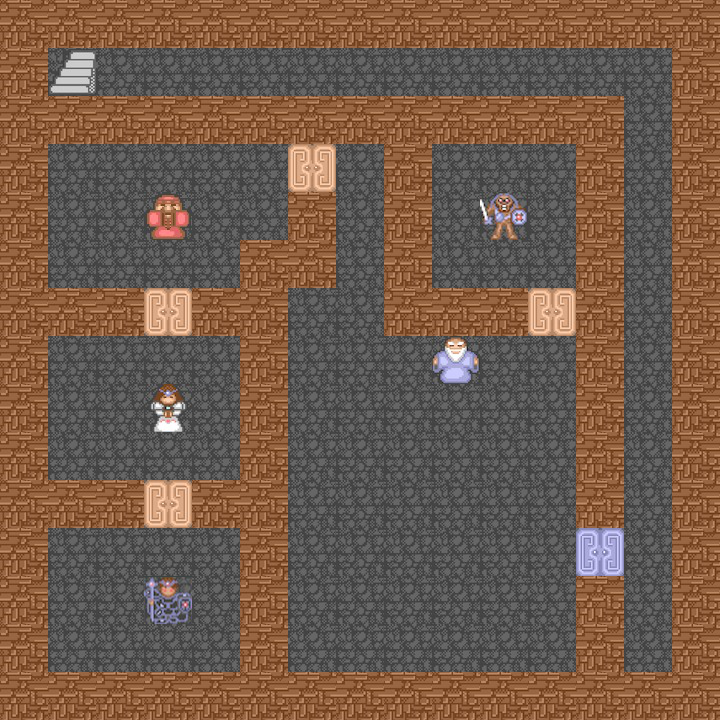

The image is a tile-based game level rendered from a .tmx file. Its description and source (layers, tilesets, objects; grid data summarised) follow:
An orthogonal 15x15 tile map with 48x48 px tiles, 3 tile layers (ground, walls, objects_entity) and 12 objects.

<map version="1.10" tiledversion="1.11.2" orientation="orthogonal" renderorder="right-down" width="15" height="15" tilewidth="48" tileheight="48" infinite="0" nextlayerid="7" nextobjectid="17">
 <editorsettings>
  <export target="../../public/assets/scene_1_tutorial.json" format="json" />
 </editorsettings>
 <tileset firstgid="1" name="sprite" tilewidth="48" tileheight="48" tilecount="182" columns="13">
  <image source="../../public/assets/tiles.png" width="624" height="672" />
  <tile id="8">
   <properties>
    <property name="kind" value="mentor" />
   </properties>
  </tile>
  <tile id="9">
   <properties>
    <property name="kind" value="mentor" />
   </properties>
  </tile>
  <tile id="112">
   <properties>
    <property name="kind" value="item" />
    <property name="name" value="wing" />
   </properties>
  </tile>
  <tile id="113">
   <properties>
    <property name="kind" value="item" />
    <property name="name" value="wing" />
   </properties>
  </tile>
  <tile id="117">
   <properties>
    <property name="dir" value="down" />
    <property name="kind" value="player" />
    <property name="seq" value="0" />
   </properties>
  </tile>
  <tile id="118">
   <properties>
    <property name="dir" value="down" />
    <property name="kind" value="player" />
    <property name="seq" value="1" />
   </properties>
  </tile>
  <tile id="119">
   <properties>
    <property name="dir" value="default" />
    <property name="kind" value="player" />
   </properties>
  </tile>
  <tile id="120">
   <properties>
    <property name="dir" value="up" />
    <property name="kind" value="player" />
    <property name="seq" value="0" />
   </properties>
  </tile>
  <tile id="121">
   <properties>
    <property name="dir" value="up" />
    <property name="kind" value="player" />
    <property name="seq" value="1" />
   </properties>
  </tile>
  <tile id="122">
   <properties>
    <property name="dir" value="left" />
    <property name="kind" value="player" />
    <property name="seq" value="0" />
   </properties>
  </tile>
  <tile id="123">
   <properties>
    <property name="dir" value="left" />
    <property name="kind" value="player" />
    <property name="seq" value="1" />
   </properties>
  </tile>
  <tile id="124">
   <properties>
    <property name="dir" value="right" />
    <property name="kind" value="player" />
    <property name="seq" value="0" />
   </properties>
  </tile>
  <tile id="125">
   <properties>
    <property name="dir" value="right" />
    <property name="kind" value="player" />
    <property name="seq" value="1" />
   </properties>
  </tile>
  <tile id="130">
   <properties>
    <property name="kind" value="item" />
    <property name="name" value="sword" />
   </properties>
  </tile>
  <tile id="131">
   <properties>
    <property name="kind" value="item" />
    <property name="name" value="sword" />
   </properties>
  </tile>
  <tile id="132">
   <properties>
    <property name="kind" value="item" />
    <property name="name" value="sword" />
   </properties>
  </tile>
  <tile id="133">
   <properties>
    <property name="kind" value="item" />
    <property name="name" value="sword" />
   </properties>
  </tile>
  <tile id="134">
   <properties>
    <property name="kind" value="item" />
    <property name="name" value="sword" />
   </properties>
  </tile>
  <tile id="135">
   <properties>
    <property name="color" value="green" />
    <property name="gid" value="key_green" />
    <property name="kind" value="key" />
    <property name="name" value="green key" />
   </properties>
  </tile>
  <tile id="136">
   <properties>
    <property name="color" value="blue" />
    <property name="gid" value="key_blue" />
    <property name="kind" value="key" />
    <property name="name" value="blue key" />
   </properties>
  </tile>
  <tile id="137">
   <properties>
    <property name="color" value="red" />
    <property name="gid" value="key_red" />
    <property name="kind" value="key" />
    <property name="name" value="red key" />
   </properties>
  </tile>
  <tile id="143">
   <properties>
    <property name="kind" value="item" />
    <property name="name" value="shield" />
   </properties>
  </tile>
  <tile id="144">
   <properties>
    <property name="kind" value="item" />
    <property name="name" value="shield" />
   </properties>
  </tile>
  <tile id="145">
   <properties>
    <property name="kind" value="item" />
    <property name="name" value="shield" />
   </properties>
  </tile>
  <tile id="146">
   <properties>
    <property name="kind" value="item" />
    <property name="name" value="shield" />
   </properties>
  </tile>
  <tile id="147">
   <properties>
    <property name="kind" value="item" />
    <property name="name" value="shield" />
   </properties>
  </tile>
  <tile id="148">
   <properties>
    <property name="color" value="yellow" />
    <property name="kind" value="door" />
   </properties>
  </tile>
  <tile id="149">
   <properties>
    <property name="color" value="blue" />
    <property name="kind" value="door" />
   </properties>
  </tile>
  <tile id="150">
   <properties>
    <property name="color" value="red" />
    <property name="kind" value="door" />
   </properties>
  </tile>
  <tile id="157">
   <properties>
    <property name="dir" value="down" />
    <property name="kind" value="stairs" />
   </properties>
  </tile>
  <tile id="158">
   <properties>
    <property name="dir" value="up" />
    <property name="kind" value="stairs" />
   </properties>
  </tile>
  <tile id="162">
   <properties>
    <property name="color" value="blue" />
    <property name="kind" value="item" />
    <property name="name" value="diamond" />
   </properties>
  </tile>
  <tile id="163">
   <properties>
    <property name="color" value="red" />
    <property name="kind" value="item" />
    <property name="name" value="diamond" />
   </properties>
  </tile>
  <tile id="175">
   <properties>
    <property name="kind" value="item" />
   </properties>
  </tile>
  <tile id="176">
   <properties>
    <property name="kind" value="item" />
   </properties>
  </tile>
 </tileset>
 <layer id="1" name="ground" width="15" height="15">
  <data>[225 cells, 225 non-empty, 1 distinct tile ids]</data>
 </layer>
 <layer id="3" name="walls" width="15" height="15">
  <data>[225 cells, 101 non-empty, 1 distinct tile ids]</data>
 </layer>
 <layer id="2" name="objects_entity" width="15" height="15">
  <data>[225 cells, 11 non-empty, 8 distinct tile ids]</data>
 </layer>
 <objectgroup id="5" name="items">
  <object id="12" x="480.667" y="192" width="49.3333" height="50.6667">
   <properties>
    <property name="bonus" value="key_green" />
    <property name="kind" value="mentor" />
    <property name="once" type="bool" value="false" />
    <property name="story" value="training_4" />
   </properties>
  </object>
  <object id="11" x="144" y="192" width="49.3333" height="50.6667">
   <properties>
    <property name="bonus" value="key_green" />
    <property name="kind" value="mentor" />
    <property name="once" type="bool" value="false" />
    <property name="story" value="training_1" />
   </properties>
  </object>
  <object id="13" x="142" y="381.333" width="49.3333" height="50.6667">
   <properties>
    <property name="bonus" value="key_green" />
    <property name="kind" value="mentor" />
    <property name="once" type="bool" value="false" />
    <property name="story" value="training_2" />
   </properties>
  </object>
  </objectgroup>
 <objectgroup id="6" name="doors">
  <!-- 8 objects omitted --></objectgroup>
 <objectgroup id="4" name="objects">
  <!-- 3 objects omitted --></objectgroup>
</map>
<!-- 9 of 12 objects omitted -->
